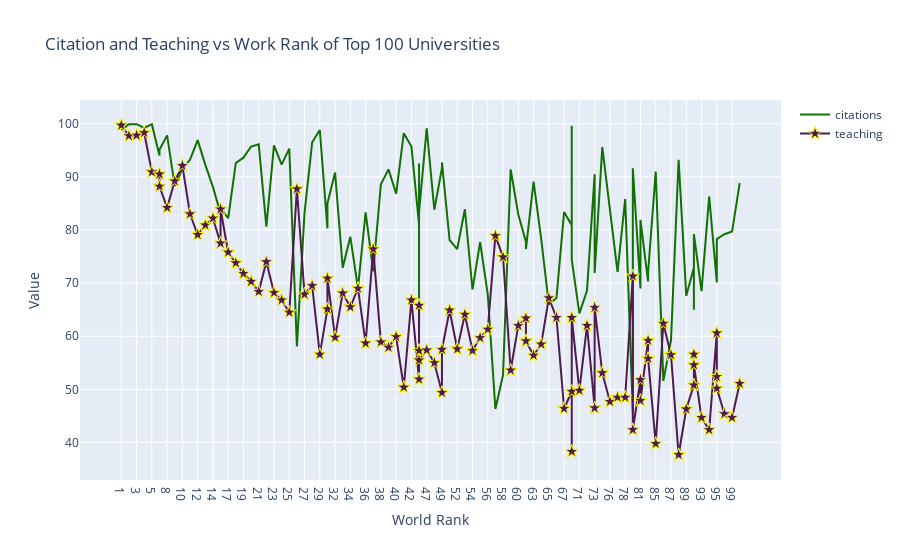

Source (notebook cell):
### Code cell
#plt.style.use("ggplot")
# creating trace 1

trace1 = go.Scatter(
                    x = df.world_rank,
                    y = df.citations,
                    mode = "lines",    # Determines the drawing mode for this scatter trace. If "mode=text", it displays text. 
                                       # "text" elements appear at the coordinates. Otherwise, "text" elements appear when hovering over the points.
                                       # If there are fewer than 20 points and the trace is not stacked, the default is "lines+markers". Otherwise, "lines".
                    name = "citations",
                    marker = dict(color = "rgb(16, 112, 2)"), # {"color" : "rgb(16, 112, 2)"}
                    text = df.university_name)
# creating trace 2
trace2 = go.Scatter(
                    x = df.world_rank,
                    y = df.teaching,
                    mode = "lines + markers",
                    name = "teaching",
                    marker = dict(color = "rgb(80,26,80)",
                                  size = 10,
                                  symbol = "star",
                                  line = dict(
                                         color = "yellow",
                                         width = 1),),
                    text = df.university_name)

data = [trace1, trace2]

layout = dict(title = "Citation and Teaching vs Work Rank of Top 100 Universities", # Think of this as axes
              xaxis = dict(title = "World Rank", ticklen = 5, tickcolor = "crimson", zeroline = False),
              yaxis = dict(title = "Value", ticklen = 5, tickcolor = "crimson", zeroline = False))

fig = dict(data = data, layout = layout)  # We pass the graph variables and layout parameters defined above into the figure as a dict,
iplot(fig)                                # and we plot it with iplot(fig).

### Figure 1 — Plotly figure (JSON) as saved in the notebook; plotly's stock layout.template omitted (floating-point values rounded to 4 significant figures)
{"data": [{"marker": {"color": "rgb(16, 112, 2)"}, "mode": "lines", "name": "citations", "text": ["Harvard University", "California Institute of Technology", "Massachusetts Institute of Technology", "Stanford University", "Princeton University", "University of Cambridge", "University of Oxford", "University of California, Berkeley", "Imperial College London", "Yale University", "University of California, Los Angeles", "University of Chicago", "Johns Hopkins University", "Cornell University", "ETH Zurich – Swiss Federal Institute of Technology Zurich", "University of Michigan", "University of Toronto", "Columbia University", "University of Pennsylvania", "Carnegie Mellon University", "University of Hong Kong", "University College London", "University of Washington", "Duke University", "Northwestern University", "University of Tokyo", "Georgia Institute of Technology", "Pohang University of Science and Technology", "University of California, Santa Barbara", "University of British Columbia", "University of North Carolina at Chapel Hill", "University of California, San Diego", "University of Illinois at Urbana-Champaign", "National University of Singapore", "McGill University", "University of Melbourne", "Peking University", "Washington University in St Louis", "École Polytechnique", "University of Edinburgh", "Hong Kong University of Science and Technology", "École Normale Supérieure", "Australian National University", "Karolinska Institute", "University of Göttingen", "University of Wisconsin", "Rice University", "École Polytechnique Fédérale de Lausanne", "University of California, Irvine", "University of Science and Technology of China", "Vanderbilt University", "University of Minnesota", "Tufts University", "University of California, Davis", "Brown University", "University of Massachusetts", "Kyoto University", "Tsinghua University", "Boston University", "New York University", "Emory University", "LMU Munich", "University of Notre Dame", "University of Pittsburgh", "Case Western Reserve University", "Ohio State University", "University of Colorado Boulder", "University of Bristol", "University of California, Santa Cruz", "Yeshiva University", "University of Sydney", "University of Virginia", "University of Adelaide", "University of Southern California", "William & Mary", "Trinity College Dublin", "King’s College London", "Stony Brook University", "Korea Advanced Institute of Science and Technology (KAIST)", "University of Sussex", "The University of Queensland", "University of York", "Heidelberg University", "University of Utah", "Durham University", "London School of Economics and Political Science", "University of Manchester", "Royal Holloway, University of London", "Lund University", "University of Southampton", "University of Zurich", "Wake Forest University", "McMaster University", "University College Dublin", "George Washington University", "University of Arizona", "University of Basel", "University of Maryland, College Park", "Dartmouth College", "École Normale Supérieure de Lyon"], "type": "scatter", "x": ["1", "2", "3", "4", "5", "6", "6", "8", "9", "10", "11", "12", "13", "14", "15", "15", "17", "18", "19", "20", "21", "22", "23", "24", "25", "26", "27", "28", "29", "30", "30", "32", "33", "34", "35", "36", "37", "38", "39", "40", "41", "42", "43", "43", "43", "43", "47", "48", "49", "49", "51", "52", "53", "54", "55", "56", "57", "58", "59", "60", "61", "61", "63", "64", "65", "66", "67", "68", "68", "68", "71", "72", "73", "73", "75", "76", "77", "78", "79", "79", "81", "81", "83", "83", "85", "86", "87", "88", "89", "90", "90", "90", "93", "94", "95", "95", "95", "98", "99", "100"], "y": [98.8, 99.9, 99.9, 99.2, 99.9, 94, 95.1, 97.8, 88.3, 91.5, 93.2, 96.9, 92.3, 88.1, 83.1, 84.1, 82.2, 92.6, 93.6, 95.7, 96.1, 80.6, 95.9, 92.3, 95.3, 58.1, 83.2, 96.5, 98.8, 80.3, 85, 90.8, 72.9, 78.7, 69, 83.3, 72.2, 88.6, 91.4, 86.8, 98.2, 95.7, 81, 62.3, 92.5, 83.4, 99.1, 83.8, 91.6, 92.7, 78.1, 76.4, 83.9, 68.8, 77.7, 67.9, 46.3, 52.7, 91.4, 82.9, 77.8, 76.4, 89.1, 78.3, 66, 67.2, 83.4, 80.9, 99.6, 74.4, 64.3, 68.6, 90.5, 71.9, 95.6, 84.4, 72.1, 85.8, 45.5, 91.6, 69, 81.9, 70.3, 72, 91, 51.6, 59.2, 93.2, 67.6, 72.9, 65, 79.2, 68.5, 86.3, 70.2, 70.1, 78.3, 79.2, 79.7, 88.8]}, {"marker": {"color": "rgb(80,26,80)", "line": {"color": "yellow", "width": 1}, "size": 10, "symbol": "star"}, "mode": "lines+markers", "name": "teaching", "text": ["Harvard University", "California Institute of Technology", "Massachusetts Institute of Technology", "Stanford University", "Princeton University", "University of Cambridge", "University of Oxford", "University of California, Berkeley", "Imperial College London", "Yale University", "University of California, Los Angeles", "University of Chicago", "Johns Hopkins University", "Cornell University", "ETH Zurich – Swiss Federal Institute of Technology Zurich", "University of Michigan", "University of Toronto", "Columbia University", "University of Pennsylvania", "Carnegie Mellon University", "University of Hong Kong", "University College London", "University of Washington", "Duke University", "Northwestern University", "University of Tokyo", "Georgia Institute of Technology", "Pohang University of Science and Technology", "University of California, Santa Barbara", "University of British Columbia", "University of North Carolina at Chapel Hill", "University of California, San Diego", "University of Illinois at Urbana-Champaign", "National University of Singapore", "McGill University", "University of Melbourne", "Peking University", "Washington University in St Louis", "École Polytechnique", "University of Edinburgh", "Hong Kong University of Science and Technology", "École Normale Supérieure", "Australian National University", "Karolinska Institute", "University of Göttingen", "University of Wisconsin", "Rice University", "École Polytechnique Fédérale de Lausanne", "University of California, Irvine", "University of Science and Technology of China", "Vanderbilt University", "University of Minnesota", "Tufts University", "University of California, Davis", "Brown University", "University of Massachusetts", "Kyoto University", "Tsinghua University", "Boston University", "New York University", "Emory University", "LMU Munich", "University of Notre Dame", "University of Pittsburgh", "Case Western Reserve University", "Ohio State University", "University of Colorado Boulder", "University of Bristol", "University of California, Santa Cruz", "Yeshiva University", "University of Sydney", "University of Virginia", "University of Adelaide", "University of Southern California", "William & Mary", "Trinity College Dublin", "King’s College London", "Stony Brook University", "Korea Advanced Institute of Science and Technology (KAIST)", "University of Sussex", "The University of Queensland", "University of York", "Heidelberg University", "University of Utah", "Durham University", "London School of Economics and Political Science", "University of Manchester", "Royal Holloway, University of London", "Lund University", "University of Southampton", "University of Zurich", "Wake Forest University", "McMaster University", "University College Dublin", "George Washington University", "University of Arizona", "University of Basel", "University of Maryland, College Park", "Dartmouth College", "École Normale Supérieure de Lyon"], "type": "scatter", "x": ["1", "2", "3", "4", "5", "6", "6", "8", "9", "10", "11", "12", "13", "14", "15", "15", "17", "18", "19", "20", "21", "22", "23", "24", "25", "26", "27", "28", "29", "30", "30", "32", "33", "34", "35", "36", "37", "38", "39", "40", "41", "42", "43", "43", "43", "43", "47", "48", "49", "49", "51", "52", "53", "54", "55", "56", "57", "58", "59", "60", "61", "61", "63", "64", "65", "66", "67", "68", "68", "68", "71", "72", "73", "73", "75", "76", "77", "78", "79", "79", "81", "81", "83", "83", "85", "86", "87", "88", "89", "90", "90", "90", "93", "94", "95", "95", "95", "98", "99", "100"], "y": [99.7, 97.7, 97.8, 98.3, 90.9, 90.5, 88.2, 84.2, 89.2, 92.1, 83, 79.1, 80.9, 82.2, 77.5, 83.9, 75.8, 73.8, 71.8, 70.3, 68.4, 74, 68.2, 66.8, 64.5, 87.7, 67.9, 69.5, 56.6, 65.1, 70.9, 59.8, 68.1, 65.5, 69, 58.7, 76.4, 58.9, 57.9, 59.9, 50.4, 66.8, 51.9, 65.8, 57.3, 55.5, 57.4, 55, 49.4, 57.5, 64.9, 57.6, 64.1, 57.3, 59.7, 61.3, 78.9, 74.9, 53.6, 62, 63.4, 59.1, 56.4, 58.5, 67.2, 63.5, 46.4, 49.6, 38.3, 63.5, 49.8, 62, 46.5, 65.4, 53.1, 47.7, 48.5, 48.5, 71.3, 42.4, 51.8, 47.9, 59.2, 55.8, 39.8, 62.4, 56.5, 37.7, 46.3, 50.8, 56.6, 54.6, 44.7, 42.4, 60.6, 52.4, 50.2, 45.4, 44.7, 51.1]}], "layout": {"title": {"text": "Citation and Teaching vs Work Rank of Top 100 Universities"}, "xaxis": {"tickcolor": "crimson", "ticklen": 5, "title": {"text": "World Rank"}, "zeroline": false}, "yaxis": {"tickcolor": "crimson", "ticklen": 5, "title": {"text": "Value"}, "zeroline": false}}}
